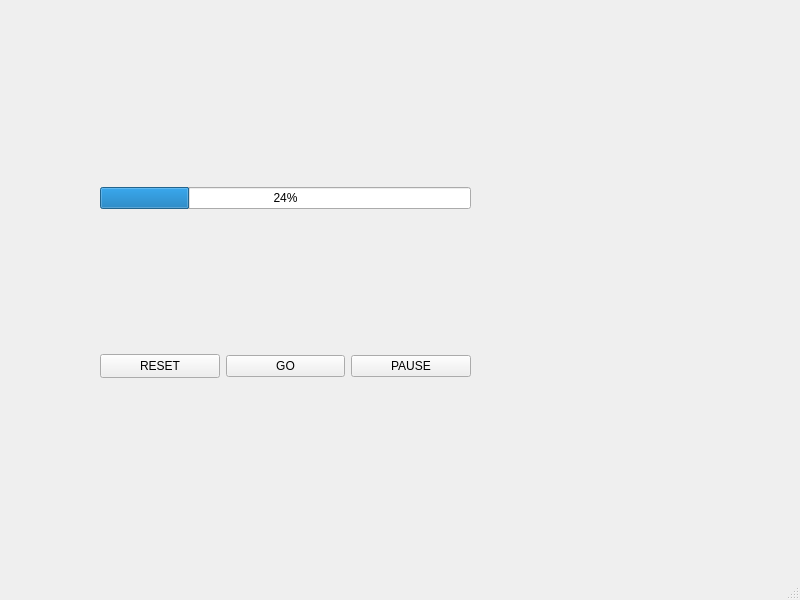
<?xml version="1.0" encoding="UTF-8"?>
<ui version="4.0">
 <class>MainWindow</class>
 <widget class="QMainWindow" name="MainWindow">
  <property name="geometry">
   <rect>
    <x>0</x>
    <y>0</y>
    <width>800</width>
    <height>600</height>
   </rect>
  </property>
  <property name="windowTitle">
   <string>MainWindow</string>
  </property>
  <widget class="QWidget" name="centralwidget">
   <widget class="QWidget" name="gridLayoutWidget">
    <property name="geometry">
     <rect>
      <x>100</x>
      <y>100</y>
      <width>371</width>
      <height>331</height>
     </rect>
    </property>
    <layout class="QGridLayout" name="gridLayout_2">
     <item row="5" column="3" rowspan="2">
      <widget class="QPushButton" name="pauseBtn">
       <property name="text">
        <string>PAUSE</string>
       </property>
      </widget>
     </item>
     <item row="0" column="1" rowspan="3" colspan="3">
      <widget class="QProgressBar" name="bar">
       <property name="minimum">
        <number>0</number>
       </property>
       <property name="value">
        <number>24</number>
       </property>
      </widget>
     </item>
     <item row="5" column="2" rowspan="2">
      <widget class="QPushButton" name="goBtn">
       <property name="text">
        <string>GO</string>
       </property>
      </widget>
     </item>
     <item row="5" column="1" rowspan="2">
      <widget class="QPushButton" name="resetBtn">
       <property name="minimumSize">
        <size>
         <width>0</width>
         <height>24</height>
        </size>
       </property>
       <property name="text">
        <string>RESET</string>
       </property>
      </widget>
     </item>
    </layout>
   </widget>
  </widget>
  <widget class="QMenuBar" name="menubar">
   <property name="geometry">
    <rect>
     <x>0</x>
     <y>0</y>
     <width>800</width>
     <height>21</height>
    </rect>
   </property>
  </widget>
  <widget class="QStatusBar" name="statusbar"/>
 </widget>
 <resources/>
 <connections>
  <connection>
   <sender>goBtn</sender>
   <signal>clicked()</signal>
   <receiver>MainWindow</receiver>
   <slot>go()</slot>
   <hints>
    <hint type="sourcelabel">
     <x>268</x>
     <y>382</y>
    </hint>
    <hint type="destinationlabel">
     <x>150</x>
     <y>412</y>
    </hint>
   </hints>
  </connection>
  <connection>
   <sender>pauseBtn</sender>
   <signal>clicked()</signal>
   <receiver>MainWindow</receiver>
   <slot>pause()</slot>
   <hints>
    <hint type="sourcelabel">
     <x>387</x>
     <y>382</y>
    </hint>
    <hint type="destinationlabel">
     <x>286</x>
     <y>422</y>
    </hint>
   </hints>
  </connection>
  <connection>
   <sender>resetBtn</sender>
   <signal>clicked()</signal>
   <receiver>MainWindow</receiver>
   <slot>reset()</slot>
   <hints>
    <hint type="sourcelabel">
     <x>174</x>
     <y>380</y>
    </hint>
    <hint type="destinationlabel">
     <x>172</x>
     <y>360</y>
    </hint>
   </hints>
  </connection>
 </connections>
 <slots>
  <slot>go()</slot>
  <slot>pause()</slot>
  <slot>reset()</slot>
 </slots>
</ui>
